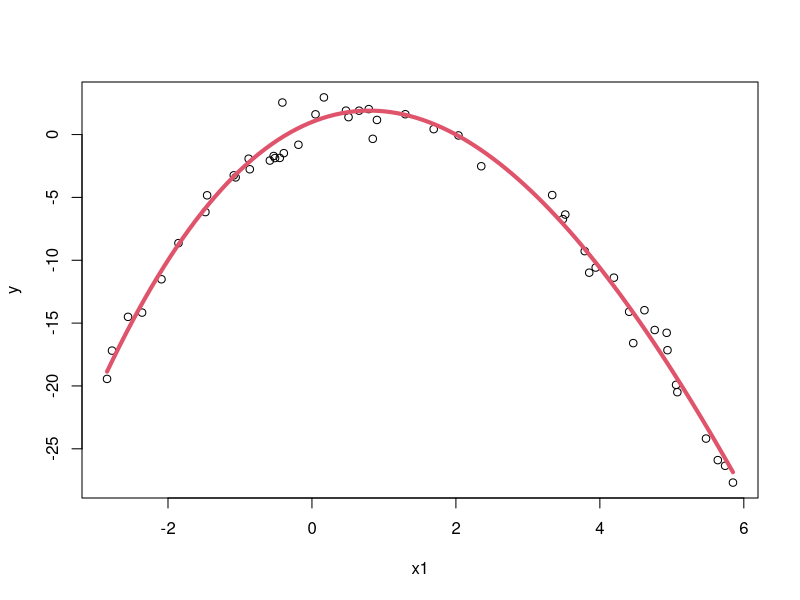
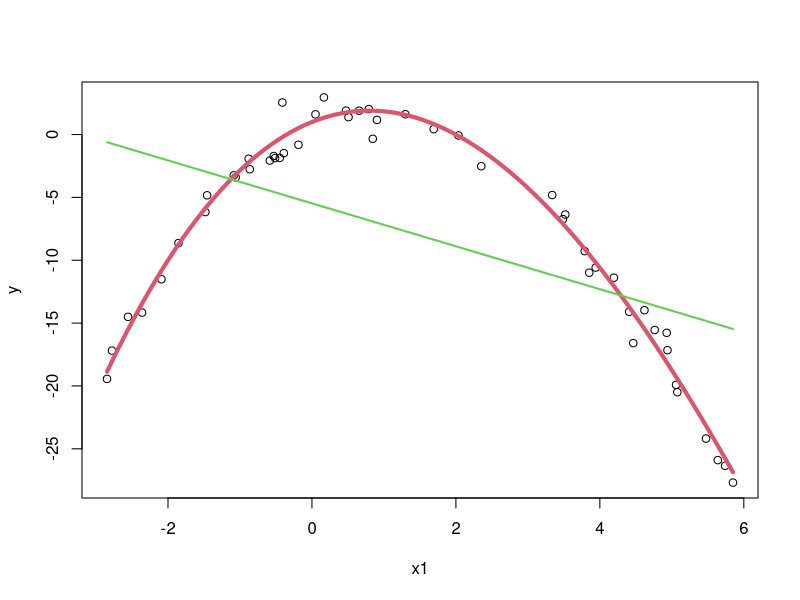
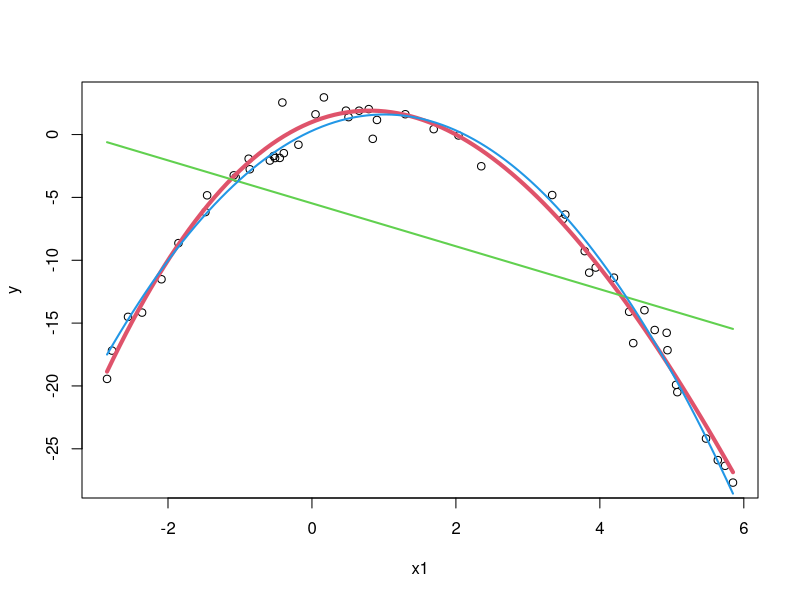
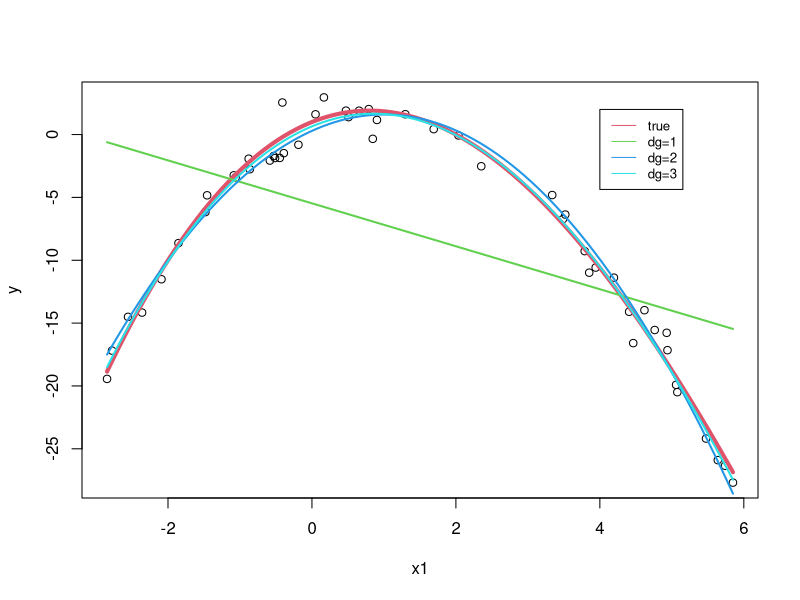
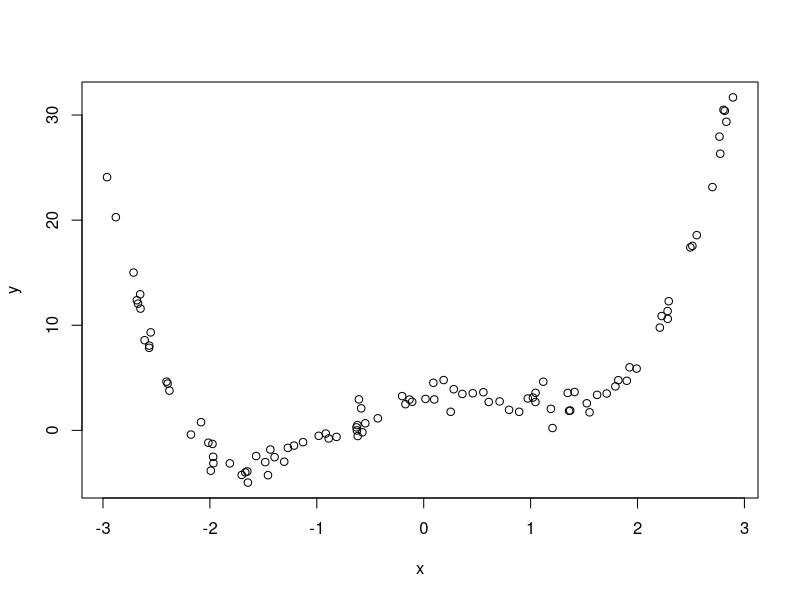
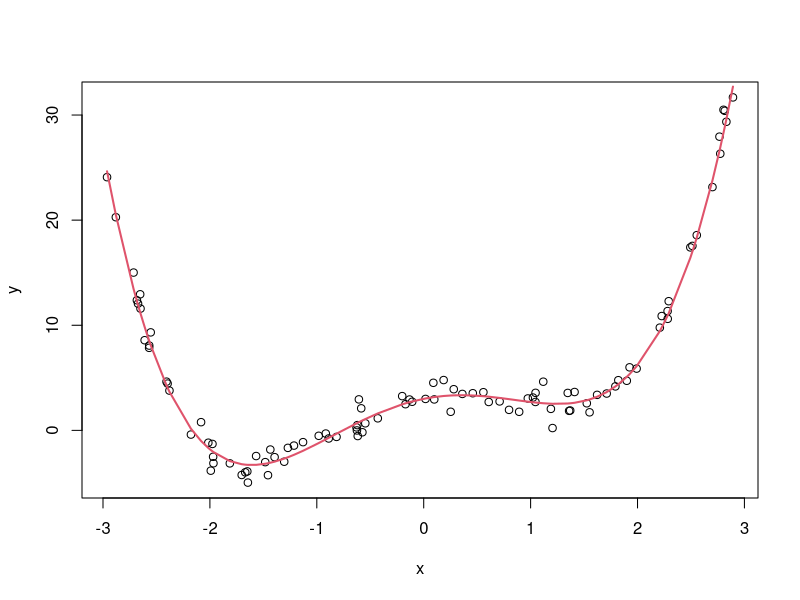
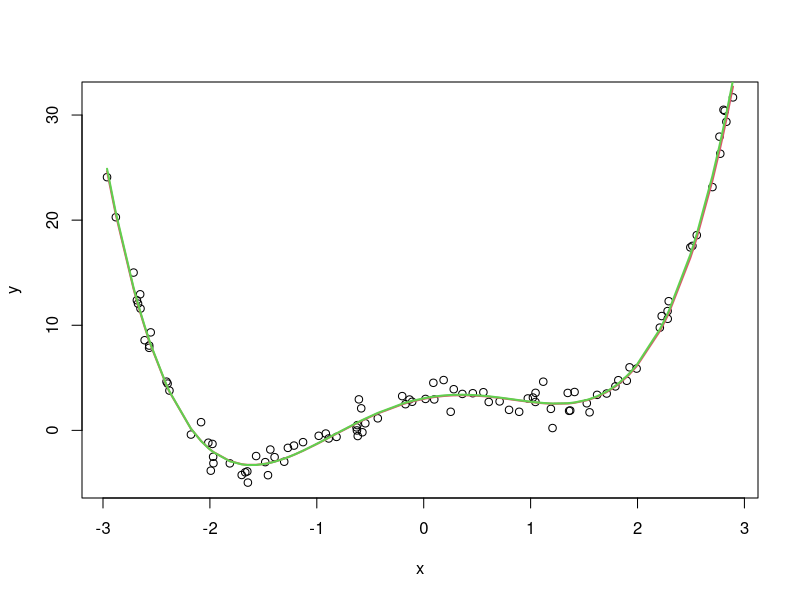
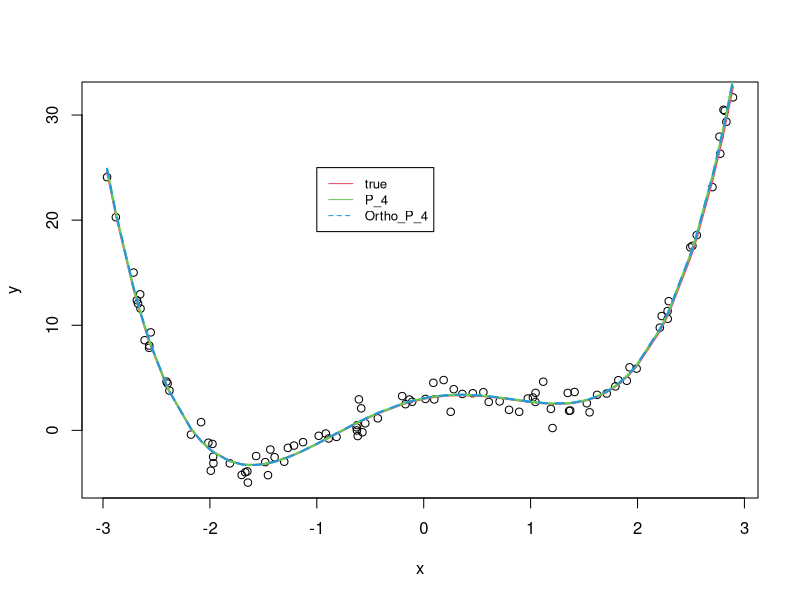

R code for these plots, in order:
# Polynomial  regression 
####################################
k<-3 # Polynomial degree 
n<- 50 # number of observations 
X<-array(0,dim=c(n,(k+1))) 
bt<-c(1,2.3, -1.5,0.05)

x1<-sort(runif(n,-3,6))
x2<-x1^2
x3<-x1^3
X[,1]<-1
X[,2]<-x1
X[,3]<-x2
X[,4]<-x3
eps<-rnorm(n,0,1)
y<-X%*%bt+eps ##### OR  y<-bt[1]+bt[2]*x1+bt[3]*x2+bt[4]*x3+eps
d<- data.frame(y,x1,x2,x3)
write.table(d,"data.txt")

print(d[1:10,])
plot(y~x1)
s<-seq(min(x1), max(x1),length=100)
lines(bt[1]+bt[2]*s+bt[3]*s^2+bt[4]*s^3~s,col=2, lwd=4, lty=1)


plot(y~x1)
s<-seq(min(x1), max(x1),length=100)
lines(bt[1]+bt[2]*s+bt[3]*s^2+bt[4]*s^3~s,col=2, lwd=4, lty=1)
bth<-lm(y~x1,data=d)
lines(bth$coefficients[1]+bth$coefficients[2]*s~s,col=3, lwd=2, lty=1)



cat("trur beta=",bt, "sigma=",1,'\n')
cat("beta_hat=",coefficients(bth), "sigma_hat=",summary(bth)$sigma,'\n') # model coefficients
print(summary(bth))

plot(y~x1)
s<-seq(min(x1), max(x1),length=100)
lines(bt[1]+bt[2]*s+bt[3]*s^2+bt[4]*s^3~s,col=2, lwd=4, lty=1)
bth<-lm(y~x1,data=d)
lines(bth$coefficients[1]+bth$coefficients[2]*s~s,col=3, lwd=2, lty=1)
bth<-lm(y~x1+x2,data=d)
lines(bth$coefficients[1]+bth$coefficients[2]*s+bth$coefficients[3]*s^2~s,col=4, lwd=2, lty=1)

cat("trur beta=",bt, "sigma=",1,'\n')
cat("beta_hat=",coefficients(bth), "sigma_hat=",summary(bth)$sigma,'\n') # model coefficients
print(summary(bth))



plot(y~x1)
s<-seq(min(x1), max(x1),length=100)
lines(bt[1]+bt[2]*s+bt[3]*s^2+bt[4]*s^3~s,col=2, lwd=4, lty=1)
bth<-lm(y~x1,data=d)
lines(bth$coefficients[1]+bth$coefficients[2]*s~s,col=3, lwd=2, lty=1)
bth<-lm(y~x1+x2,data=d)
lines(bth$coefficients[1]+bth$coefficients[2]*s+bth$coefficients[3]*s^2~s,col=4, lwd=2, lty=1)
bth<-lm(y~x1+x2+x3,data=d)
lines(bth$coefficients[1]+bth$coefficients[2]*s+bth$coefficients[3]*s^2+bth$coefficients[4]*s^3~s,col=5, lwd=2, lty=1)


legend(4, 2, legend=c( "true", "dg=1", "dg=2", "dg=3"),
       col=c(2:5), lty=c(1,1,1,1), cex=0.8)

cat("trur beta=",bt, "sigma=",1,'\n')
cat("beta_hat=",coefficients(bth), "sigma_hat=",summary(bth)$sigma,'\n') # model coefficients
print(summary(bth))

# Orthogonal polynomial regression

set.seed(123)
n<- 100 # number of observations 
bt<-c(3, 2 , -3, 0, .7)
k<-length(bt)-1   # indepencent variables
X<-array(1,dim=c(n,(k+1))) 
XO<-array(1,dim=c(n,(k+1)))
sigma<-1
eps<-rnorm(n,0,sigma)
x<-sort(runif(n, -3,3))
XM<-as.matrix(poly(x,degree = k, raw = T))
X[,2:(k+1)]<-XM[,1:k]
z<-X%*%bt
y<-z+eps

fit <- lm(y~poly(x,1,raw=T))
sumfit<-summary(fit)
cat("R-Square",sumfit$r.squared, "R-Square",sumfit$adj.r.squared,"\n")
print(fit$coefficients)
fit <- lm(y~poly(x,2,raw=T))
cat("R-Square",sumfit$r.squared, "R-Square",sumfit$adj.r.squared,"\n")
print(fit$coefficients)
fit <- lm(y~poly(x,3,raw=T))
cat("R-Square",sumfit$r.squared, "R-Square",sumfit$adj.r.squared,"\n")
print(fit$coefficients)
fit <- lm(y~poly(x,4,raw=T))
cat("R-Square",sumfit$r.squared, "R-Square",sumfit$adj.r.squared,"\n")
print(fit$coefficients)


fitortho<- lm(y~poly(x,1))
print(fitortho$coefficients)
fitortho<- lm(y~poly(x,2))
print(fitortho$coefficients)
fitortho<- lm(y~poly(x,3))
print(fitortho$coefficients)
fitortho<- lm(y~poly(x,4))
print(fitortho$coefficients)



par(mfrow=c(1,1))
plot(y~x)
par(mfrow=c(1,1))
plot(y~x)
#z<-X%*%bt
lines(z~x, col=2, lwd=2)

z1<-X%*%fit$coefficients
par(mfrow=c(1,1))
plot(y~x)
lines(z~x, col=2, lwd=2)
lines(z1~x, col=3, lwd=2)


XX<-as.matrix(poly(x,k,raw=F))
XO[,2:(k+1)]<-XX[,1:k]
#cf<-fitortho$coefficients[1:(k+1)]
z2<-XO%*%fitortho$coefficients
par(mfrow=c(1,1))
plot(y~x)
lines(z~x, col=2, lwd=2)
lines(z1~x, col=3, lwd=2)
lines(z2~x, col=4, lwd=2,lty=2)
legend(-1, 25, legend=c( "true", "P_4", "Ortho_P_4"),
       col=c(2:4), lty=c(1,1,2), cex=0.8)



